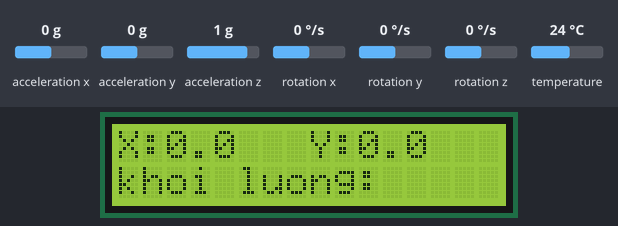
Recording of a sketch running on a simulated Arduino Uno, built with avr-gcc and run on an emulated ATmega328P. Parts: 16×2 character LCD. The inputs (shaded band) are chosen by the test bench; at power-on: acceleration x 0 g, acceleration y 0 g, acceleration z 1 g, rotation x 0 °/s, rotation y 0 °/s, rotation z 0 °/s, temperature 24 °C. What the sketch prints to the serial monitor is not drawn.

Above: at 1.3 s.
1.4 s: acceleration x set to -1.4 g
At 3.4 s:
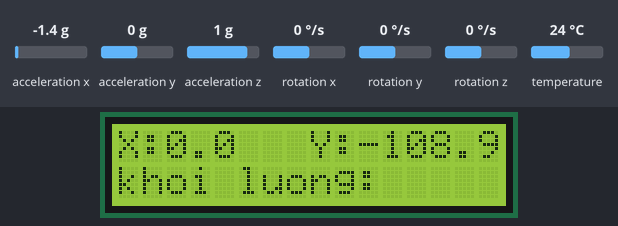
3.7 s: acceleration y set to -1.4 g
At 5.0 s:
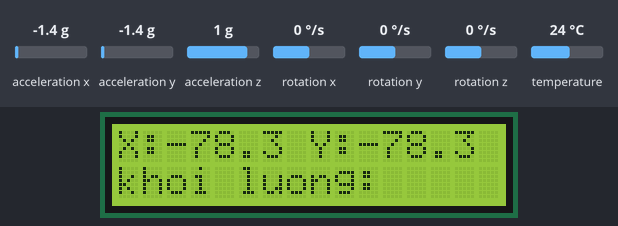
5.8 s: acceleration z set to -1.4 g
At 7.6 s:
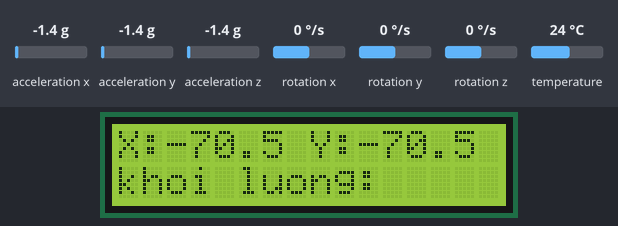
7.9 s: acceleration x set to -0.8 g
At 9.5 s:
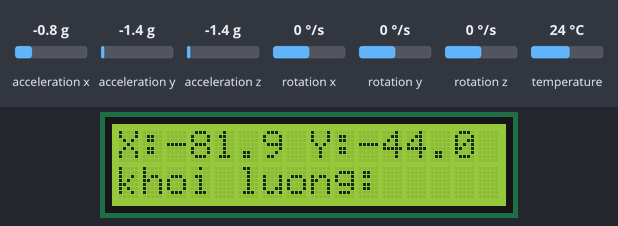
9.9 s: acceleration y set to -0.8 g
At 11.1 s:
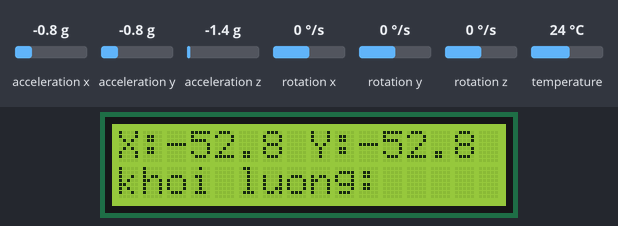
Timing chart, 0 to 12.9 s (numbered marks = the images above; inputs shaded):
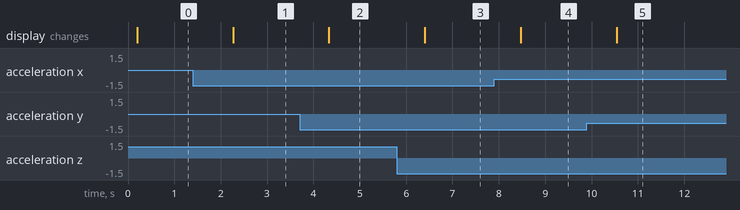

The sketch:

MPU6050_thanhghi.ino
```cpp
#include <Adafruit_MPU6050.h>
#include <Adafruit_Sensor.h>
#include <Wire.h>
#include <LiquidCrystal_I2C.h>


// Địa chỉ của màn hình LCD I2C
int lcdAddress = 0x27;
// Số cột và số dòng của màn hình LCD
int lcdColumns = 16;
int lcdRows = 2;

// Tạo đối tượng LCD
LiquidCrystal_I2C lcd(lcdAddress, lcdColumns, lcdRows);

Adafruit_MPU6050 mpu;

void setup(void) {
  Serial.begin(115200);
  while (!Serial)
    delay(10);

  Serial.println("Adafruit MPU6050 test!");

  if (!mpu.begin()) {
    Serial.println("Failed to find MPU6050 chip");
    while (1) {
      delay(10);
    }
  }
  Serial.println("MPU6050 Found!");

  mpu.setAccelerometerRange(MPU6050_RANGE_8_G);
  mpu.setGyroRange(MPU6050_RANGE_500_DEG);
  mpu.setFilterBandwidth(MPU6050_BAND_94_HZ);

  Serial.println("");
  delay(100);


  // Khởi tạo màn hình LCD
  lcd.init();
  lcd.backlight();
  lcd.setCursor(0, 0);
  lcd.print("X: ");
  lcd.setCursor(8, 0);
  lcd.print("Y: ");
}

void loop() {
  /* Get new sensor events with the readings */
  sensors_event_t a, g, temp;
  mpu.getEvent(&a, &g, &temp);

  /* Calculate pitch and roll */
  float Ax = a.acceleration.x / 9.81; // Convert to g
  float Ay = a.acceleration.y / 9.81; // Convert to g
  float Az = a.acceleration.z / 9.81; // Convert to g

  float pitch = atan2(Ax, sqrt(pow(Ay, 2) + pow(Az, 2))) * 360.0 / M_PI;
  float roll = atan2(Ay, sqrt(pow(Ax, 2) + pow(Az, 2))) * 360.0 / M_PI;


  /* Print out the values */
  Serial.print("Y: ");
  Serial.print(pitch,1);
  Serial.print(", X: ");
  Serial.println(roll,1);

  lcd.clear();  // Xóa nội dung trước khi hiển thị giá trị mới
  lcd.setCursor(0, 0);
  lcd.print("X:");
  lcd.setCursor(8, 0);
  lcd.print("Y:");
  lcd.setCursor(2, 0);
  lcd.print(roll,1);
  lcd.setCursor(10, 0);
  lcd.print(pitch,1);
  lcd.setCursor(0, 1);
  lcd.print("khoi luong:");
  delay(1000); // Để giữ hiển thị trong khoảng thời gian ngắn
}
```

Measured:
- after the input at 1.4 s, the display: changes after 0.87 s (image 1)
- after the input at 3.7 s, the display: changes after 0.63 s (image 2)
- after the input at 5.8 s, the display: changes after 0.60 s (image 3)
- after the input at 7.9 s, the display: changes after 0.57 s (image 4)
- after the input at 9.9 s, the display: changes after 0.64 s (image 5)
